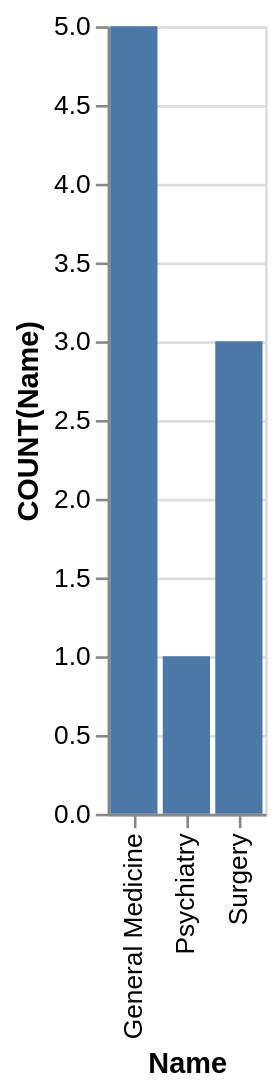

This figure's Vega-Lite source:
### Vega-Lite specification from a JSON file in a GitHub repository (floating-point values rounded to 4 significant figures)
{"data": {"values": [{"x_data": "General Medicine", "y_data": 5}, {"x_data": "Psychiatry", "y_data": 1}, {"x_data": "Surgery", "y_data": 3}]}, "mark": "bar", "encoding": {"x": {"field": "x_data", "type": "nominal", "title": "Name", "sort": "ascending"}, "y": {"field": "y_data", "type": "quantitative", "title": "COUNT(Name)"}}}
